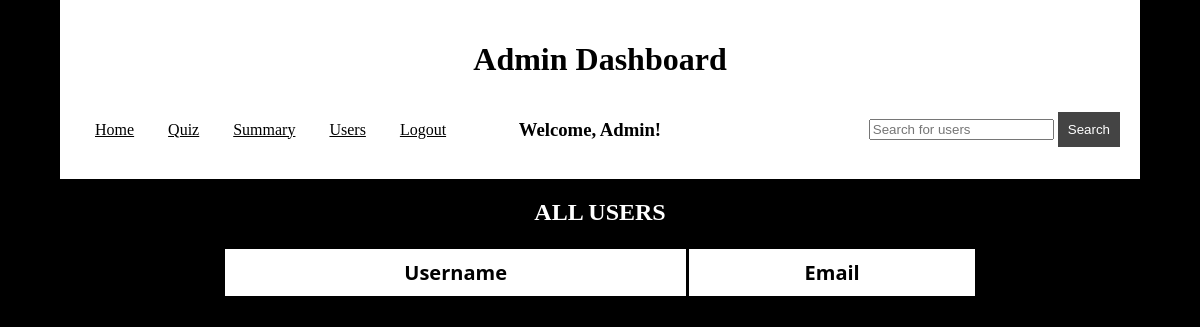
The page /user_details on the database as committed earlier.
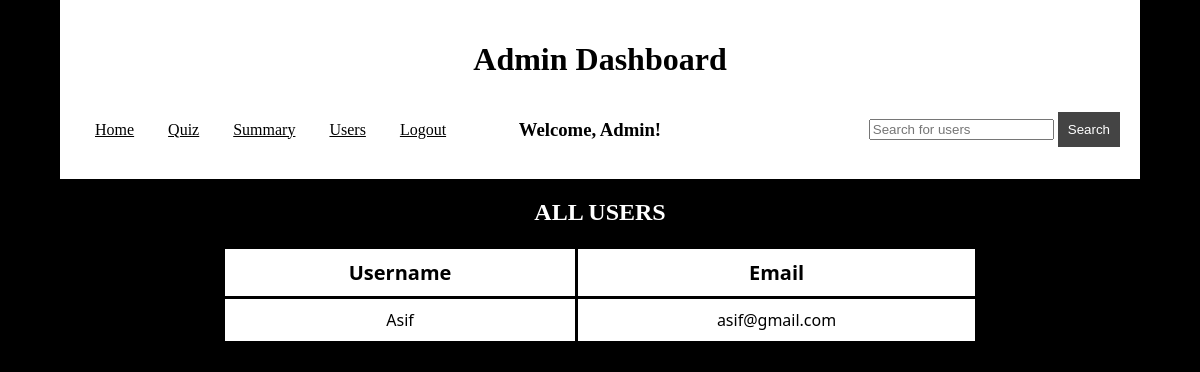
The same page on the database as committed later.
### models/model1.py (models this page shows)
class User(db.Model):
    id = db.Column(db.Integer,primary_key=True)
    username = db.Column(db.String(),unique=True,nullable=False)
    email = db.Column(db.String(),unique=True,nullable=False)
    password = db.Column(db.String(),nullable=False)
    attempts = db.relationship("QuizAttempt",backref="user_details",cascade="all, delete") #each user will attempt multiple quiz

### controllers/controller.py (the view)
@app.route("/user_details",methods=["GET","POST"])
def user_details():
    users = User.query.all()
    return render_template("user_details.html",users=users)

### templates/user_details.html (shortened to what this page needs)
<!DOCTYPE html>
<html lang="en">
<head>
    <link rel="stylesheet" href="{{ url_for('static', filename='style3.css') }}">
</head>
<body>
    <div class="container">
        <header>
            <h1>Admin Dashboard</h1>
            <div style="display: flex; justify-content: space-between; align-items: center;">
            <nav>
                <ul>
                    <li><a href="/home">Home</a></li>
                    <li><a href="/quiz_home">Quiz</a></li>
                    <li><a href="/generate_chart/admin">Summary</a></li>
                    <li><a href="/user_details">Users</a></li>
                    <li><a href="/login">Logout</a></li>
                </ul>
            </nav>
                <h3 style="padding-right: 150px;">Welcome, Admin!</h3>
                <form method="GET" action="/user_search">
                    <input type="text" name="query" placeholder="Search for users">
                    <button type="submit">Search</button>
                </form>
            </div>
        </header>
        {% if query %}
        <h2>Results for "{{query}}"</h2>
        {% else %}
        <h2>ALL USERS</h2>
        {% endif %}
        <table>
            <tr>
                <th>Username</th>
                <th>Email</th>
            </tr>
            {% for user in users %}
            <tr>
                <td>{{user.username}}</td>
                <td>{{user.email}}</td>
            </tr>
            {% endfor %}
        </table>
    </div>
</body>
</html>

Rows that differ between the two databases and show on the page:
added User: username "Asif", email "asif@gmail.com"
